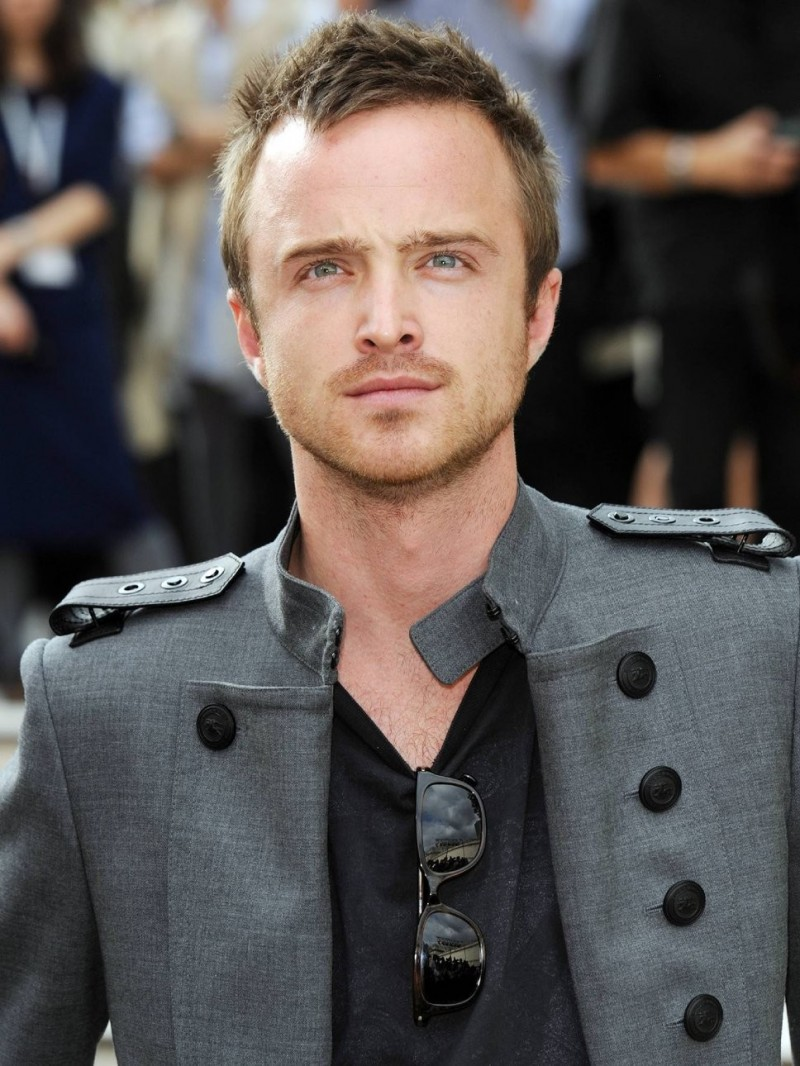
#> input picture aron.jpg, 800 x 1066 px
$ python testing.py   (Python 2 division)
#> lines starting #> are read from the running program, lines starting #| are printed output that depends on the picture
from sklearn.cluster import KMeans
from sklearn import tree
import numpy as  np
from orb import Feature_extractor
import cv2
import sys
import matplotlib.pyplot as plt
import pickle
__author__ = 'Abdullah_Rahman'

def separate(C,y_threshold,x_threshold):
    bottom =C[np.where(C[:,1]>y_threshold)]
    right = C[np.where((C[:,0]<x_threshold) & (C[:,1]<y_threshold))]
    left = C[np.where((C[:,0]>x_threshold) & (C[:,1]<y_threshold))]
    segmented = {'bottom': bottom, 'right_eye':right,'left_eye':left}

    return segmented

def cluster(A,number_cluster):
    C = KMeans(n_clusters=number_cluster)
    C.fit(A)
    return C.cluster_centers_


def ratio_face(segmented):
    distY = cluster(segmented['bottom'],18)[:,1]-cluster(segmented['left_eye'],1)[0][1]
    distX = abs(cluster(segmented['right_eye'],18)[:,0]-cluster(segmented['left_eye'],1)[0][0])
    A = distX/distY
    A.sort()
    return  zip([i for i in range(len(A))],A)


print "READING THE IMAGE FILE AND EXTRACTING KEYPOINTS"
input = cv2.imread("aron.jpg",0)
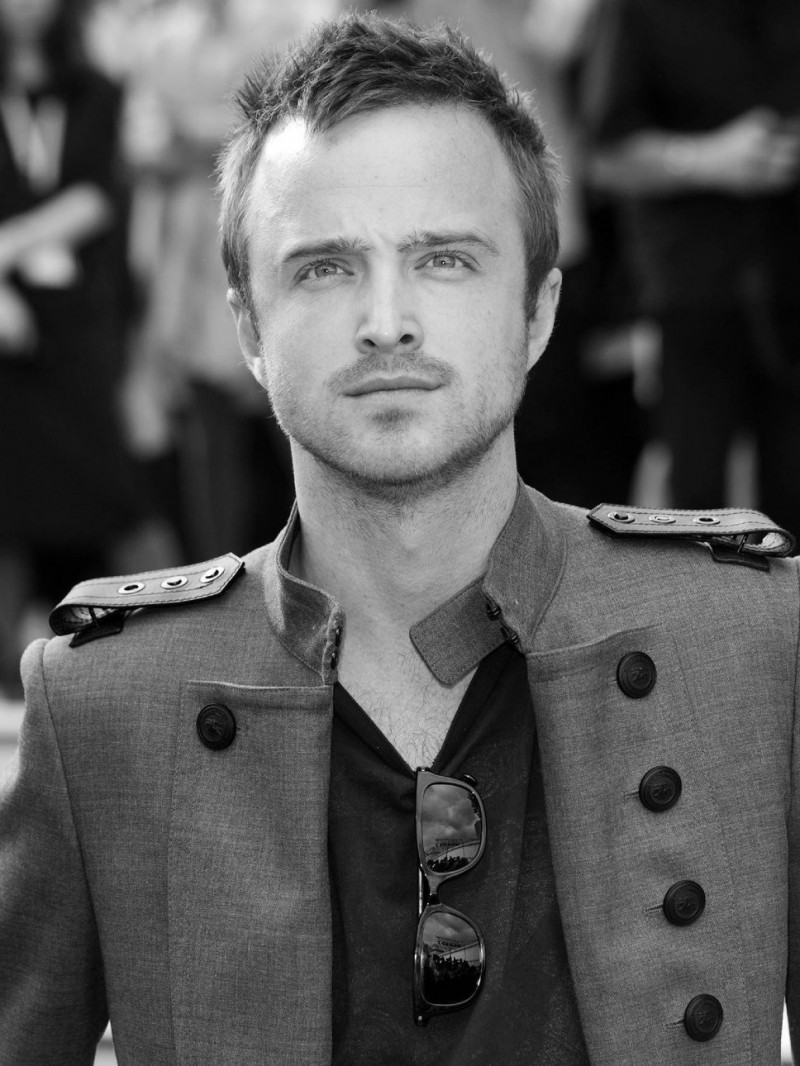
#> input: shape (1066, 800); min 0, max 255, mean 86
height = np.size(input,0)
#> height = 1066
width = np.size(input,1)
#> width = 800
print height,width
#| 1066 800
cascade = cv2.CascadeClassifier('cascades/frontalface.xml')
model_filename = "TRAINED_SUPPORT_VECTOR_MACHINE.pkl"
#> (the run stopped early here; a loop or call above may not have finished)

$ run again, with 2.jpg copied over aron.jpg
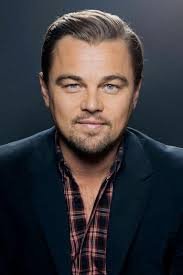
#> input picture 2.jpg, 183 x 275 px
#> `input = cv2.imread("aron.jpg",0)`:
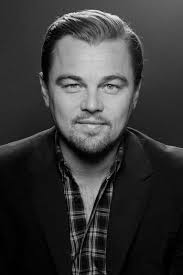
#> input: shape (275, 183); min 0, max 238, mean 56.6
#> height = 275
#> width = 183
#| 275 183

$ run again, with guy.jpg copied over aron.jpg
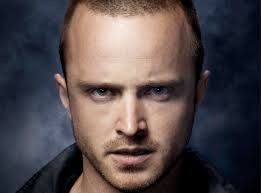
#> input picture guy.jpg, 261 x 193 px
#> `input = cv2.imread("aron.jpg",0)`:
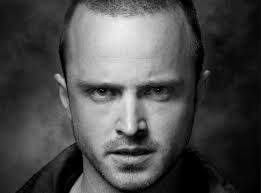
#> input: shape (193, 261); min 0, max 243, mean 75.9
#> height = 193
#> width = 261
#| 193 261

$ run again, with tes1.jpg copied over aron.jpg
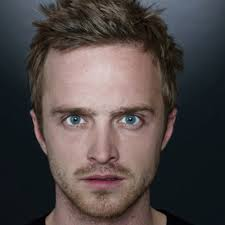
#> input picture tes1.jpg, 225 x 225 px
#> `input = cv2.imread("aron.jpg",0)`:
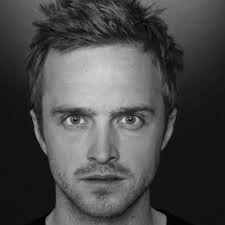
#> input: shape (225, 225); min 0, max 215, mean 73.2
#> height = 225
#| 225 225
